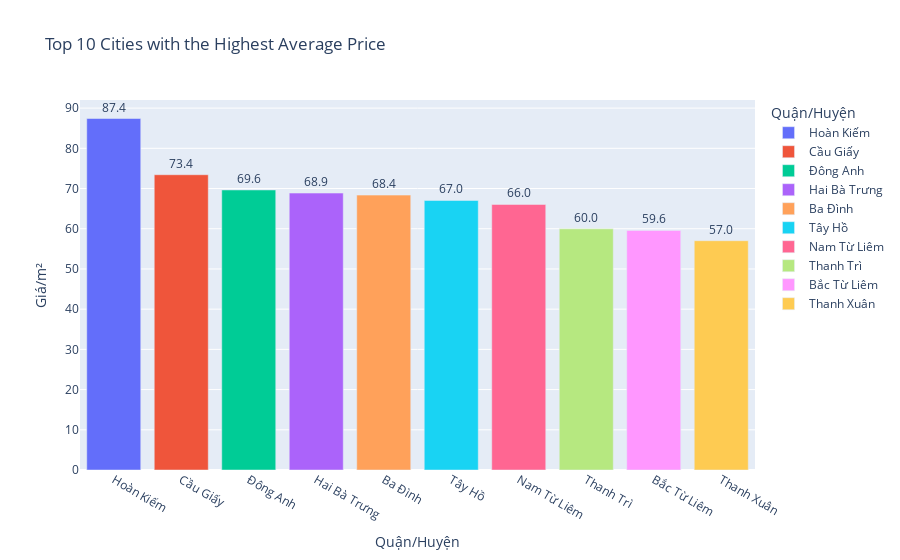

Source (notebook cell):
### Markdown cell above
Phụ thuộc của giá vào quận/huyện

### Code cell
df_mean2 = df.groupby('Quận/Huyện')['Giá/m²'].mean().reset_index()

df_mean_sort = df_mean2.sort_values(by='Giá/m²', ascending=False)

top10 = df_mean_sort.head(10)

fig = px.bar(top10, x='Quận/Huyện', y='Giá/m²', color='Quận/Huyện',
             labels={'Quận/Huyện': 'Quận/Huyện', 'Giá/m²': 'Giá/m²'},
             title='Top 10 Cities with the Highest Average Price')
fig.update_traces(texttemplate='%{y:.1f}', textposition='outside')
fig.show()

### Figure 1 — Plotly figure (JSON) as saved in the notebook; plotly's stock layout.template omitted (floating-point values rounded to 4 significant figures)
{"data": [{"alignmentgroup": "True", "hovertemplate": "Quận/Huyện=%{x}<br>Giá/m²=%{y}<extra></extra>", "legendgroup": "Hoàn Kiếm", "marker": {"color": "#636efa", "pattern": {"shape": ""}}, "name": "Hoàn Kiếm", "offsetgroup": "Hoàn Kiếm", "orientation": "v", "showlegend": true, "textposition": "outside", "texttemplate": "%{y:.1f}", "type": "bar", "x": ["Hoàn Kiếm"], "xaxis": "x", "y": [87.42], "yaxis": "y"}, {"alignmentgroup": "True", "hovertemplate": "Quận/Huyện=%{x}<br>Giá/m²=%{y}<extra></extra>", "legendgroup": "Cầu Giấy", "marker": {"color": "#EF553B", "pattern": {"shape": ""}}, "name": "Cầu Giấy", "offsetgroup": "Cầu Giấy", "orientation": "v", "showlegend": true, "textposition": "outside", "texttemplate": "%{y:.1f}", "type": "bar", "x": ["Cầu Giấy"], "xaxis": "x", "y": [73.43], "yaxis": "y"}, {"alignmentgroup": "True", "hovertemplate": "Quận/Huyện=%{x}<br>Giá/m²=%{y}<extra></extra>", "legendgroup": "Đông Anh", "marker": {"color": "#00cc96", "pattern": {"shape": ""}}, "name": "Đông Anh", "offsetgroup": "Đông Anh", "orientation": "v", "showlegend": true, "textposition": "outside", "texttemplate": "%{y:.1f}", "type": "bar", "x": ["Đông Anh"], "xaxis": "x", "y": [69.64], "yaxis": "y"}, {"alignmentgroup": "True", "hovertemplate": "Quận/Huyện=%{x}<br>Giá/m²=%{y}<extra></extra>", "legendgroup": "Hai Bà Trưng", "marker": {"color": "#ab63fa", "pattern": {"shape": ""}}, "name": "Hai Bà Trưng", "offsetgroup": "Hai Bà Trưng", "orientation": "v", "showlegend": true, "textposition": "outside", "texttemplate": "%{y:.1f}", "type": "bar", "x": ["Hai Bà Trưng"], "xaxis": "x", "y": [68.87], "yaxis": "y"}, {"alignmentgroup": "True", "hovertemplate": "Quận/Huyện=%{x}<br>Giá/m²=%{y}<extra></extra>", "legendgroup": "Ba Đình", "marker": {"color": "#FFA15A", "pattern": {"shape": ""}}, "name": "Ba Đình", "offsetgroup": "Ba Đình", "orientation": "v", "showlegend": true, "textposition": "outside", "texttemplate": "%{y:.1f}", "type": "bar", "x": ["Ba Đình"], "xaxis": "x", "y": [68.36], "yaxis": "y"}, {"alignmentgroup": "True", "hovertemplate": "Quận/Huyện=%{x}<br>Giá/m²=%{y}<extra></extra>", "legendgroup": "Tây Hồ", "marker": {"color": "#19d3f3", "pattern": {"shape": ""}}, "name": "Tây Hồ", "offsetgroup": "Tây Hồ", "orientation": "v", "showlegend": true, "textposition": "outside", "texttemplate": "%{y:.1f}", "type": "bar", "x": ["Tây Hồ"], "xaxis": "x", "y": [67.03], "yaxis": "y"}, {"alignmentgroup": "True", "hovertemplate": "Quận/Huyện=%{x}<br>Giá/m²=%{y}<extra></extra>", "legendgroup": "Nam Từ Liêm", "marker": {"color": "#FF6692", "pattern": {"shape": ""}}, "name": "Nam Từ Liêm", "offsetgroup": "Nam Từ Liêm", "orientation": "v", "showlegend": true, "textposition": "outside", "texttemplate": "%{y:.1f}", "type": "bar", "x": ["Nam Từ Liêm"], "xaxis": "x", "y": [66.04], "yaxis": "y"}, {"alignmentgroup": "True", "hovertemplate": "Quận/Huyện=%{x}<br>Giá/m²=%{y}<extra></extra>", "legendgroup": "Thanh Trì", "marker": {"color": "#B6E880", "pattern": {"shape": ""}}, "name": "Thanh Trì", "offsetgroup": "Thanh Trì", "orientation": "v", "showlegend": true, "textposition": "outside", "texttemplate": "%{y:.1f}", "type": "bar", "x": ["Thanh Trì"], "xaxis": "x", "y": [59.97], "yaxis": "y"}, {"alignmentgroup": "True", "hovertemplate": "Quận/Huyện=%{x}<br>Giá/m²=%{y}<extra></extra>", "legendgroup": "Bắc Từ Liêm", "marker": {"color": "#FF97FF", "pattern": {"shape": ""}}, "name": "Bắc Từ Liêm", "offsetgroup": "Bắc Từ Liêm", "orientation": "v", "showlegend": true, "textposition": "outside", "texttemplate": "%{y:.1f}", "type": "bar", "x": ["Bắc Từ Liêm"], "xaxis": "x", "y": [59.58], "yaxis": "y"}, {"alignmentgroup": "True", "hovertemplate": "Quận/Huyện=%{x}<br>Giá/m²=%{y}<extra></extra>", "legendgroup": "Thanh Xuân", "marker": {"color": "#FECB52", "pattern": {"shape": ""}}, "name": "Thanh Xuân", "offsetgroup": "Thanh Xuân", "orientation": "v", "showlegend": true, "textposition": "outside", "texttemplate": "%{y:.1f}", "type": "bar", "x": ["Thanh Xuân"], "xaxis": "x", "y": [57.02], "yaxis": "y"}], "layout": {"barmode": "relative", "legend": {"title": {"text": "Quận/Huyện"}, "tracegroupgap": 0}, "title": {"text": "Top 10 Cities with the Highest Average Price"}, "xaxis": {"anchor": "y", "categoryarray": ["Hoàn Kiếm", "Cầu Giấy", "Đông Anh", "Hai Bà Trưng", "Ba Đình", "Tây Hồ", "Nam Từ Liêm", "Thanh Trì", "Bắc Từ Liêm", "Thanh Xuân"], "categoryorder": "array", "domain": [0, 1], "title": {"text": "Quận/Huyện"}}, "yaxis": {"anchor": "x", "domain": [0, 1], "title": {"text": "Giá/m²"}}}}
